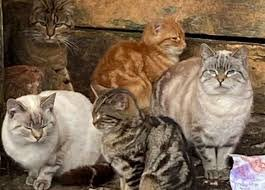
#> input picture Images/cats/p13.png, 265 x 190 px, found by its file name; its folder holds 4 pictures in this run
$ python standardization.py
#> lines starting #> are read from the running program, lines starting #| are printed output that depends on the picture
import PIL
import os
import os.path
from PIL import Image

f = r'D:/Images/cats'
for file in os.listdir(f):
    f_img = f+"/"+file
    img = Image.open(f_img)
#> img is the input picture: PIL image 265x190 RGB; mean R, G, B 125.1, 103.9, 83.6
    img = img.resize((224,224))
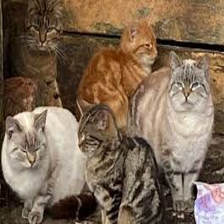
#> img: PIL image 224x224 RGB; mean R, G, B 125.1, 103.9, 83.6
    img.save(f_img)
    print('running')
#> pass 2 of the loop `for file in os.listdir(f):`:
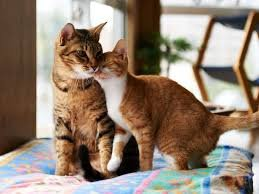
#> input picture Images/cats/p16.png, 259 x 194 px, found by its file name
#> img is the input picture: PIL image 259x194 RGB; mean R, G, B 147.6, 130.4, 115.2
#> `img = img.resize((224,224))`:
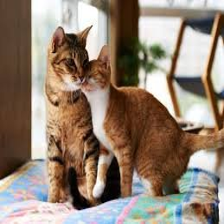
#> img: PIL image 224x224 RGB; mean R, G, B 147.6, 130.4, 115.3
#> pass 3 of the loop `for file in os.listdir(f):`:
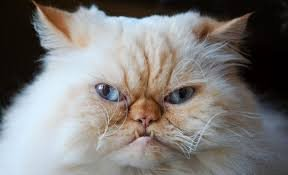
#> input picture Images/cats/p2.png, 288 x 175 px, found by its file name
#> img is the input picture: PIL image 288x175 RGB; mean R, G, B 126, 122.9, 120.7
#> `img = img.resize((224,224))`:
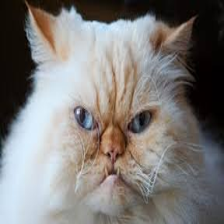
#> img: PIL image 224x224 RGB; mean R, G, B 126, 122.9, 120.7
#> the loop made 4 passes; the first 3 are shown
